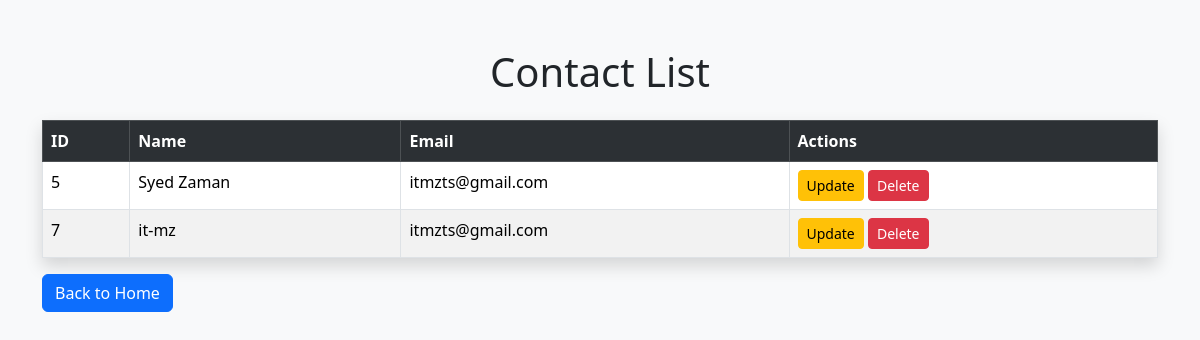
/users, run on an earlier commit of the app's database.
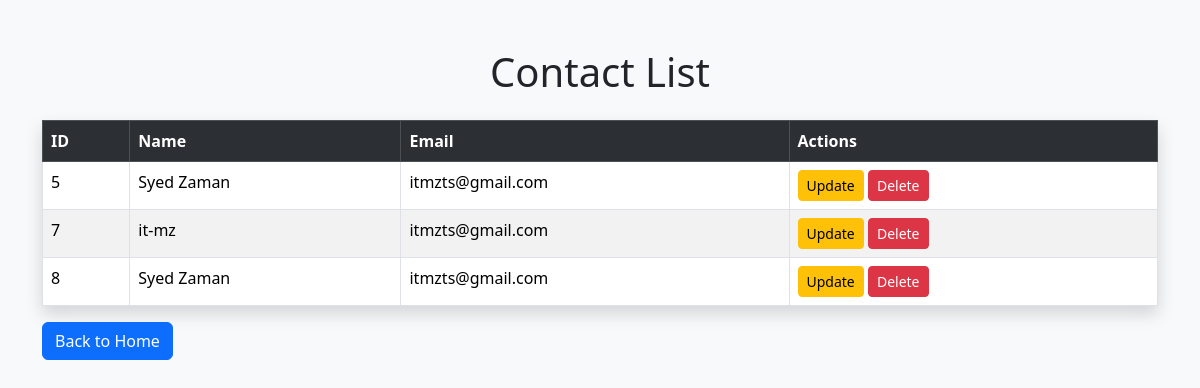
And on a later commit of the database.
### tables this page shows
CREATE TABLE contacts (
            id INTEGER PRIMARY KEY AUTOINCREMENT,
            name TEXT,
            email TEXT
        );

### app.py (the view)
@app.route('/users')
def users():
    conn = sqlite3.connect('database.db')
    cur = conn.cursor()
    cur.execute("SELECT * FROM contacts")
    data = cur.fetchall()
    conn.close()
    return render_template('users.html', users=data)

### templates/users.html (shortened to what this page needs)
<!DOCTYPE html>
<html>
<head>
    <link href="https://cdn.jsdelivr.net/npm/bootstrap@5.3.2/dist/css/bootstrap.min.css" rel="stylesheet">
</head>
<body class="bg-light">
<div class="container mt-5">
    <h1 class="text-center mb-4">Contact List</h1>
    <table class="table table-striped table-bordered shadow">
        <tr class="table-dark">
            <th>ID</th>
            <th>Name</th>
            <th>Email</th>
            <th>Actions</th>
        </tr>
        {% for user in users %}
        <tr>
            <td>{{ user[0] }}</td>
            <td>{{ user[1] }}</td>
            <td>{{ user[2] }}</td>
            <td>
                <a href="/update/{{ user[0] }}" class="btn btn-warning btn-sm">Update</a>
                <a href="/delete/{{ user[0] }}" class="btn btn-danger btn-sm" onclick="return confirm('Are you sure?')">Delete</a>
            </td>
        </tr>
        {% endfor %}
    </table>
    <a href="/" class="btn btn-primary">Back to Home</a>
</div>
</body>
</html>

What changed in the data, as far as the page shows it:
added contacts: id "8", name "Syed Zaman", email "itmzts@gmail.com"
